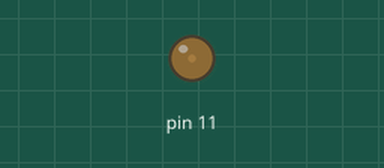
Bench run of a sketch on a simulated Arduino Uno, built with avr-gcc and run on an emulated ATmega328P. On the bench: output pins drawn as LEDs (lit = HIGH).

Above: at 0.05 s.
At 0.3 s:
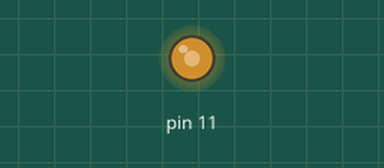
At 0.45 s:
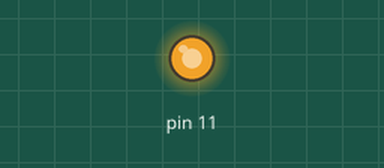
At 0.85 s:
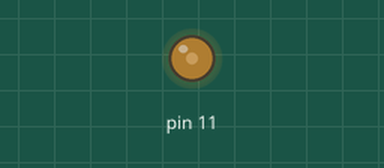
Timing chart, 0 to 3.0 s (numbered marks = the images above):
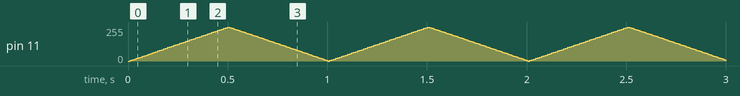

The sketch:

sketch.ino
```cpp
int val = 0;

void setup()
{
    // Configuramos el pin 11 como pin de salida
    pinMode(11, OUTPUT);
}

void loop()
{
    // En la primer mitad del ciclo aumentamos paulatinamente la
    // intensidad del led
    for (int i = 0; i < 50; i++)
    {
        val = (i * 255 / 50);
        analogWrite(11, val);
        delay(10);
    }
    // En la segunda mitad hacemos el proceso inverso
    for (int i = 0; i < 50; i++)
    {
        val = 255 - (i * 255 / 50);
        analogWrite(11, val);
        delay(10);
    }
}
```
